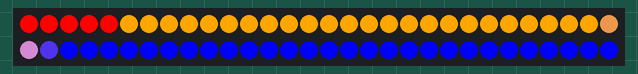
A sketch run on a simulated Arduino Uno, built with avr-gcc and run on an emulated ATmega328P. Parts: 60 RGB LEDs in strip order, left to right, continuing on the next row.

Above: at 0.01 s.
At 0.55 s:
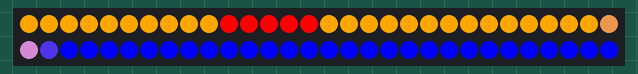
At 1.2 s:
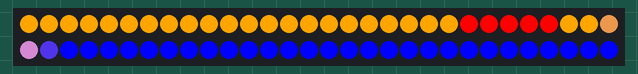
At 2.06 s:
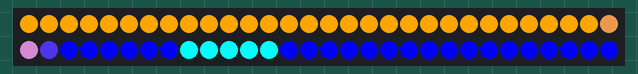
At 2.92 s:
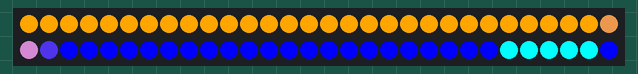
At 3.57 s:
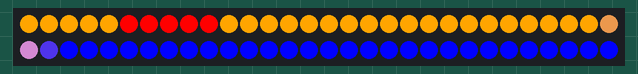

Measured:
- by itself, everything shown: repeats every 3.3 s, in 61 steps

The sketch:

LED_v2.0.ino
```cpp
#include <Adafruit_NeoPixel.h>

#define PIN            6  // Neopixelのデータピン
#define NUMPIXELS      60  // Neopixelの総LED数

Adafruit_NeoPixel strip = Adafruit_NeoPixel(NUMPIXELS, PIN, NEO_GRB + NEO_KHZ800);

int redChunkStart = 0;  // 赤色の塊の始まりのLED番号

void setup() {
  strip.begin();
  strip.show();  // 初期化時に全てのLEDをオフにする
}

void loop() {
  setStaticColors();    // 静的な色を設定
  moveRedChunk();       // 赤色の塊を移動
  gradientOrangeToBlue(); // オレンジから青へのグラデーションを設定
  strip.show();  // LEDの状態を更新
  delay(50);     // 少し遅延を入れる
}

void setStaticColors() {
  // LED番号1から28までオレンジ色に設定
  for (int i = 0; i < 28; i++) {
    strip.setPixelColor(i, 255, 165, 0);  // オレンジ
  }

  // LED番号33から60まで青色に設定
  for (int i = 32; i < NUMPIXELS; i++) {
    strip.setPixelColor(i, 0, 0, 255);  // 青色
  }
}

void moveRedChunk() {
  for (int i = redChunkStart; i < redChunkStart + 5 && i < 60; i++) {
    if(redChunkStart<30){
      strip.setPixelColor(i, 255, 0, 0);  // 赤色の塊
    }else{
      strip.setPixelColor(i, 0, 255, 255);  // 赤色の塊
    }
  }
  redChunkStart++;  // 赤色の塊の始まりを1つずらす
  if (redChunkStart > 60) {  // 赤色の塊がLED番号28を超えたら
    redChunkStart = 0;       // 赤色の塊の始まりを0に戻す
  }
}

void gradientOrangeToBlue() {
  for (int i = 28; i < 32; i++) {
    int red = map(i, 28, 32, 255, 0);
    int green = map(i, 28, 32, 165, 0);
    int blue = map(i, 28, 32, 0, 255);
    strip.setPixelColor(i, red, green, blue);  // グラデーション
  }
}
```
